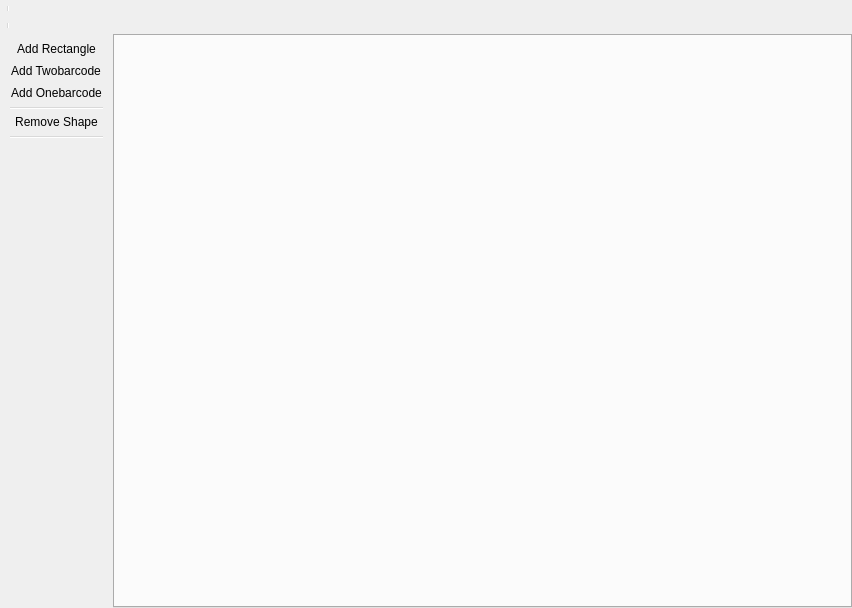
<?xml version="1.0" encoding="UTF-8"?>
<ui version="4.0">
 <class>S_Mainwindow</class>
 <widget class="QWidget" name="S_Mainwindow">
  <property name="geometry">
   <rect>
    <x>0</x>
    <y>0</y>
    <width>852</width>
    <height>608</height>
   </rect>
  </property>
  <property name="iconSize" stdset="0">
   <size>
    <width>32</width>
    <height>32</height>
   </size>
  </property>
  <property name="outer_stylesheet" stdset="0">
   <string>dialog_hasborder</string>
  </property>
  <layout class="QVBoxLayout" name="verticalLayout">
   <property name="spacing">
    <number>0</number>
   </property>
   <property name="leftMargin">
    <number>0</number>
   </property>
   <property name="topMargin">
    <number>0</number>
   </property>
   <property name="rightMargin">
    <number>0</number>
   </property>
   <property name="bottomMargin">
    <number>0</number>
   </property>
   <item>
    <widget class="QToolBar" name="toolBar">
     <property name="windowTitle">
      <string>File actions</string>
     </property>
     <property name="movable">
      <bool>false</bool>
     </property>
     <property name="orientation">
      <enum>Qt::Horizontal</enum>
     </property>
     <property name="floatable">
      <bool>false</bool>
     </property>
     <addaction name="separator"/>
    </widget>
   </item>
   <item>
    <widget class="QToolBar" name="toolBar_2">
     <property name="windowTitle">
      <string>File actions</string>
     </property>
     <property name="movable">
      <bool>false</bool>
     </property>
     <property name="orientation">
      <enum>Qt::Horizontal</enum>
     </property>
     <property name="floatable">
      <bool>false</bool>
     </property>
     <addaction name="separator"/>
    </widget>
   </item>
   <item>
    <layout class="QHBoxLayout" name="horizontalLayout">
     <property name="spacing">
      <number>0</number>
     </property>
     <item>
      <widget class="QToolBar" name="shapeToolBar">
       <property name="minimumSize">
        <size>
         <width>0</width>
         <height>0</height>
        </size>
       </property>
       <property name="maximumSize">
        <size>
         <width>16777215</width>
         <height>16777215</height>
        </size>
       </property>
       <property name="windowTitle">
        <string>Shape actions</string>
       </property>
       <property name="movable">
        <bool>false</bool>
       </property>
       <property name="orientation">
        <enum>Qt::Vertical</enum>
       </property>
       <property name="iconSize">
        <size>
         <width>24</width>
         <height>24</height>
        </size>
       </property>
       <property name="floatable">
        <bool>false</bool>
       </property>
       <addaction name="actionAddRectangle"/>
       <addaction name="actionAdd_Twobarcode"/>
       <addaction name="actionAdd_Onebarcode"/>
       <addaction name="separator"/>
       <addaction name="actionRemoveShape"/>
       <addaction name="separator"/>
      </widget>
     </item>
     <item>
      <widget class="QTabWidget" name="documentTabs">
       <property name="styleSheet">
        <string notr="true">
 QTabBar::tab {
	height:0px;/*就是要隐藏高度*/
	border-width:0px;
}</string>
       </property>
       <property name="tabPosition">
        <enum>QTabWidget::North</enum>
       </property>
       <property name="currentIndex">
        <number>-1</number>
       </property>
      </widget>
     </item>
    </layout>
   </item>
  </layout>
  <action name="actionExit">
   <property name="text">
    <string>E&amp;xit</string>
   </property>
  </action>
  <action name="actionAddRectangle">
   <property name="icon">
    <iconset resource="peripheral.qrc">
     <normaloff>:/image/rectangle.png</normaloff>:/image/rectangle.png</iconset>
   </property>
   <property name="text">
    <string>Add Rectangle</string>
   </property>
  </action>
  <action name="actionRemoveShape">
   <property name="icon">
    <iconset resource="peripheral.qrc">
     <normaloff>:/image/remove.png</normaloff>:/image/remove.png</iconset>
   </property>
   <property name="text">
    <string>Remove Shape</string>
   </property>
  </action>
  <action name="actionAddRobot">
   <property name="text">
    <string>Add robot</string>
   </property>
  </action>
  <action name="actionAddSnowman">
   <property name="text">
    <string>Add snowan</string>
   </property>
  </action>
  <action name="actionAdd_Twobarcode">
   <property name="icon">
    <iconset resource="peripheral.qrc">
     <normaloff>:/image/twobar.png</normaloff>:/image/twobar.png</iconset>
   </property>
   <property name="text">
    <string>Add Twobarcode</string>
   </property>
  </action>
  <action name="actionAdd_Onebarcode">
   <property name="icon">
    <iconset resource="peripheral.qrc">
     <normaloff>:/image/onebar.png</normaloff>:/image/onebar.png</iconset>
   </property>
   <property name="text">
    <string>Add Onebarcode</string>
   </property>
  </action>
  <action name="actionConfirm">
   <property name="text">
    <string>Confirm</string>
   </property>
  </action>
  <action name="actionAdd_BlackFill">
   <property name="icon">
    <iconset>
     <normaloff>:/icon/ui/icons/rectangle.png</normaloff>:/icon/ui/icons/rectangle.png</iconset>
   </property>
   <property name="text">
    <string>Add BlackFill</string>
   </property>
  </action>
  <action name="actionAdd_BlackRect">
   <property name="text">
    <string>Add BlackRect</string>
   </property>
  </action>
  <action name="actionAdd_Cancel">
   <property name="icon">
    <iconset>
     <normaloff>:/icon/ui/icons/cancel.png</normaloff>:/icon/ui/icons/cancel.png</iconset>
   </property>
   <property name="text">
    <string>Add Cancel</string>
   </property>
  </action>
  <action name="actionAdd_Erase">
   <property name="icon">
    <iconset>
     <normaloff>:/icon/ui/icons/erase.png</normaloff>:/icon/ui/icons/erase.png</iconset>
   </property>
   <property name="text">
    <string>Add Erase</string>
   </property>
  </action>
  <action name="actionAdd_Oblique">
   <property name="text">
    <string>Add Oblique</string>
   </property>
  </action>
  <action name="actionAdd_Text">
   <property name="text">
    <string>Add Text</string>
   </property>
  </action>
  <action name="actionAdd_WhiteFill">
   <property name="text">
    <string>Add WhiteFill</string>
   </property>
  </action>
  <action name="actionSetting">
   <property name="text">
    <string>Setting</string>
   </property>
  </action>
 </widget>
 <resources>
  <include location="peripheral.qrc"/>
 </resources>
 <connections/>
</ui>
